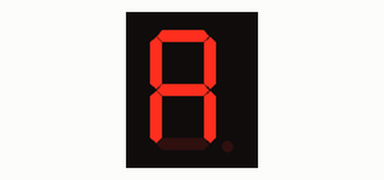
Bench run of a sketch on a simulated Arduino Uno, built with avr-gcc and run on an emulated ATmega328P. Shown: 1-digit seven-segment display. Wiring (inferred from the names in the program): 1-digit 7-segment display, segments lit when HIGH: segments pin 6, pin 7, pin 8, pin 9, pin 10, pin 11, pin 12. The segment pins are drawn as the display they are named for.

Above: at 0.1 s.
At 1.6 s:
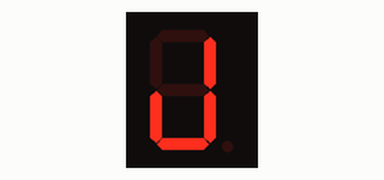
At 3.6 s:
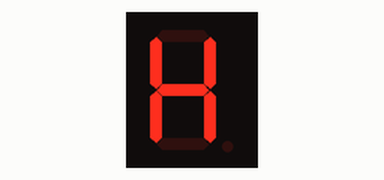
At 6.6 s:
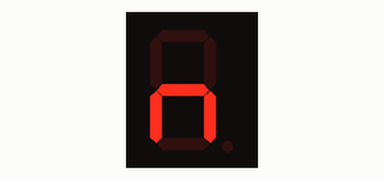
At 10.1 s:
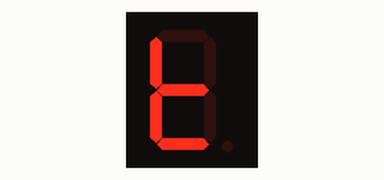
At 14.1 s:
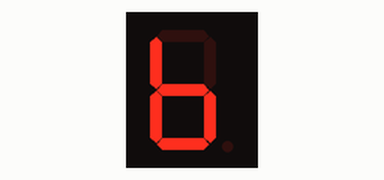

Measured:
- by itself, everything shown: repeats every 13.5 s, in 27 steps
- what the display in image 1 shows lasts 0.5 s, from 1.5 s to 2.0 s

The sketch:

EX1.ino
```cpp
//** Includes **

//** Variables **
const byte segA = 6;          // donar nom al pin 5 de l’Arduino
const byte segB = 7;
const byte segC = 8;
const byte segD = 9;
const byte segE = 10;
const byte segF = 11;
const byte segG = 12;

//** Setup **
void setup()
{
  pinMode(segA, OUTPUT);     // definir el pin 5 com una sortida
  pinMode(segB, OUTPUT);     // definir el pin 6 com una sortida
  pinMode(segC, OUTPUT);     // definir el pin 7 com una sortida
  pinMode(segD, OUTPUT);     // definir el pin 8 com una sortida
  pinMode(segE, OUTPUT);     // definir el pin 9 com una sortida
  pinMode(segF, OUTPUT);     // definir el pin 10 com una sortida
  pinMode(segG, OUTPUT);     // definir el pin 11 com una sortida
}

//** Loop **
void loop()
{
digitalWrite(segA,HIGH);
digitalWrite(segB,HIGH);
digitalWrite(segC,HIGH);
digitalWrite(segD,LOW);
digitalWrite(segE,HIGH);
digitalWrite(segF,HIGH);
digitalWrite(segG,HIGH);

delay(500);

digitalWrite(segA,LOW);
digitalWrite(segB,LOW);
digitalWrite(segC,HIGH);
digitalWrite(segD,HIGH);
digitalWrite(segE,HIGH);
digitalWrite(segF,HIGH);
digitalWrite(segG,HIGH);

delay(500);

digitalWrite(segA,HIGH);
digitalWrite(segB,LOW);
digitalWrite(segC,LOW);
digitalWrite(segD,HIGH);
digitalWrite(segE,HIGH);
digitalWrite(segF,HIGH);
digitalWrite(segG,LOW);

delay(500);

digitalWrite(segA,LOW);
digitalWrite(segB,HIGH);
digitalWrite(segC,HIGH);
digitalWrite(segD,HIGH);
digitalWrite(segE,HIGH);
digitalWrite(segF,LOW);
digitalWrite(segG,LOW);

delay(500);

digitalWrite(segA,HIGH);
digitalWrite(segB,LOW);
digitalWrite(segC,LOW);
digitalWrite(segD,HIGH);
digitalWrite(segE,HIGH);
digitalWrite(segF,HIGH);
digitalWrite(segG,HIGH);

delay(500);

digitalWrite(segA,HIGH);
digitalWrite(segB,LOW);
digitalWrite(segC,LOW);
digitalWrite(segD,LOW);
digitalWrite(segE,HIGH);
digitalWrite(segF,HIGH);
digitalWrite(segG,HIGH);

delay(500);

digitalWrite(segA,HIGH);
digitalWrite(segB,HIGH);
digitalWrite(segC,HIGH);
digitalWrite(segD,HIGH);
digitalWrite(segE,LOW);
digitalWrite(segF,HIGH);
digitalWrite(segG,HIGH);

delay(500);

digitalWrite(segA,LOW);
digitalWrite(segB,HIGH);
digitalWrite(segC,HIGH);
digitalWrite(segD,LOW);
digitalWrite(segE,HIGH);
digitalWrite(segF,HIGH);
digitalWrite(segG,HIGH);

delay(500);

digitalWrite(segA,LOW);
digitalWrite(segB,LOW);
digitalWrite(segC,LOW);
digitalWrite(segD,LOW);
digitalWrite(segE,HIGH);
digitalWrite(segF,HIGH);
digitalWrite(segG,LOW);

delay(500);

digitalWrite(segA,LOW);
digitalWrite(segB,HIGH);
digitalWrite(segC,HIGH);
digitalWrite(segD,HIGH);
digitalWrite(segE,HIGH);
digitalWrite(segF,LOW);
digitalWrite(segG,LOW);

delay(500);

digitalWrite(segA,LOW);
digitalWrite(segB,HIGH);
digitalWrite(segC,HIGH);
digitalWrite(segD,LOW);
digitalWrite(segE,HIGH);
digitalWrite(segF,HIGH);
digitalWrite(segG,HIGH);

delay(500);

digitalWrite(segA,LOW);
digitalWrite(segB,LOW);
digitalWrite(segC,LOW);
digitalWrite(segD,HIGH);
digitalWrite(segE,HIGH);
digitalWrite(segF,HIGH);
digitalWrite(segG,LOW);

delay(500);

digitalWrite(segA,HIGH);
digitalWrite(segB,LOW);
digitalWrite(segC,HIGH);
digitalWrite(segD,LOW);
digitalWrite(segE,HIGH);
digitalWrite(segF,LOW);
digitalWrite(segG,LOW);

delay(500);

digitalWrite(segA,LOW);
digitalWrite(segB,LOW);
digitalWrite(segC,HIGH);
digitalWrite(segD,LOW);
digitalWrite(segE,HIGH);
digitalWrite(segF,LOW);
digitalWrite(segG,HIGH);

delay(500);

digitalWrite(segA,HIGH);
digitalWrite(segB,HIGH);
digitalWrite(segC,HIGH);
digitalWrite(segD,LOW);
digitalWrite(segE,HIGH);
digitalWrite(segF,HIGH);
digitalWrite(segG,HIGH);

delay(500);

digitalWrite(segA,HIGH);
digitalWrite(segB,HIGH);
digitalWrite(segC,HIGH);
digitalWrite(segD,HIGH);
digitalWrite(segE,HIGH);
digitalWrite(segF,HIGH);
digitalWrite(segG,LOW);

delay(500);

digitalWrite(segA,HIGH);
digitalWrite(segB,HIGH);
digitalWrite(segC,LOW);
digitalWrite(segD,LOW);
digitalWrite(segE,HIGH);
digitalWrite(segF,HIGH);
digitalWrite(segG,HIGH);

delay(500);

digitalWrite(segA,HIGH);
digitalWrite(segB,HIGH);
digitalWrite(segC,HIGH);
digitalWrite(segD,LOW);
digitalWrite(segE,LOW);
digitalWrite(segF,HIGH);
digitalWrite(segG,HIGH);

delay(500);

digitalWrite(segA,LOW);
digitalWrite(segB,LOW);
digitalWrite(segC,LOW);
digitalWrite(segD,LOW);
digitalWrite(segE,HIGH);
digitalWrite(segF,LOW);
digitalWrite(segG,HIGH);

delay(500);

digitalWrite(segA,HIGH);
digitalWrite(segB,LOW);
digitalWrite(segC,HIGH);
digitalWrite(segD,HIGH);
digitalWrite(segE,LOW);
digitalWrite(segF,HIGH);
digitalWrite(segG,HIGH);

delay(500);

digitalWrite(segA,LOW);
digitalWrite(segB,LOW);
digitalWrite(segC,LOW);
digitalWrite(segD,HIGH);
digitalWrite(segE,HIGH);
digitalWrite(segF,HIGH);
digitalWrite(segG,HIGH);

delay(500);

digitalWrite(segA,LOW);
digitalWrite(segB,HIGH);
digitalWrite(segC,HIGH);
digitalWrite(segD,HIGH);
digitalWrite(segE,HIGH);
digitalWrite(segF,HIGH);
digitalWrite(segG,LOW);

delay(500);

digitalWrite(segA,LOW);
digitalWrite(segB,LOW);
digitalWrite(segC,HIGH);
digitalWrite(segD,HIGH);
digitalWrite(segE,HIGH);
digitalWrite(segF,LOW);
digitalWrite(segG,LOW);

delay(500);

digitalWrite(segA,LOW);
digitalWrite(segB,HIGH);
digitalWrite(segC,LOW);
digitalWrite(segD,HIGH);
digitalWrite(segE,LOW);
digitalWrite(segF,HIGH);
digitalWrite(segG,LOW);

delay(500);

digitalWrite(segA,LOW);
digitalWrite(segB,HIGH);
digitalWrite(segC,HIGH);
digitalWrite(segD,LOW);
digitalWrite(segE,HIGH);
digitalWrite(segF,HIGH);
digitalWrite(segG,HIGH);

delay(500);

digitalWrite(segA,LOW);
digitalWrite(segB,HIGH);
digitalWrite(segC,HIGH);
digitalWrite(segD,HIGH);
digitalWrite(segE,LOW);
digitalWrite(segF,HIGH);
digitalWrite(segG,HIGH);

delay(500);

digitalWrite(segA,HIGH);
digitalWrite(segB,HIGH);
digitalWrite(segC,LOW);
digitalWrite(segD,HIGH);
digitalWrite(segE,HIGH);
digitalWrite(segF,LOW);
digitalWrite(segG,HIGH);

delay(500);
}
```
